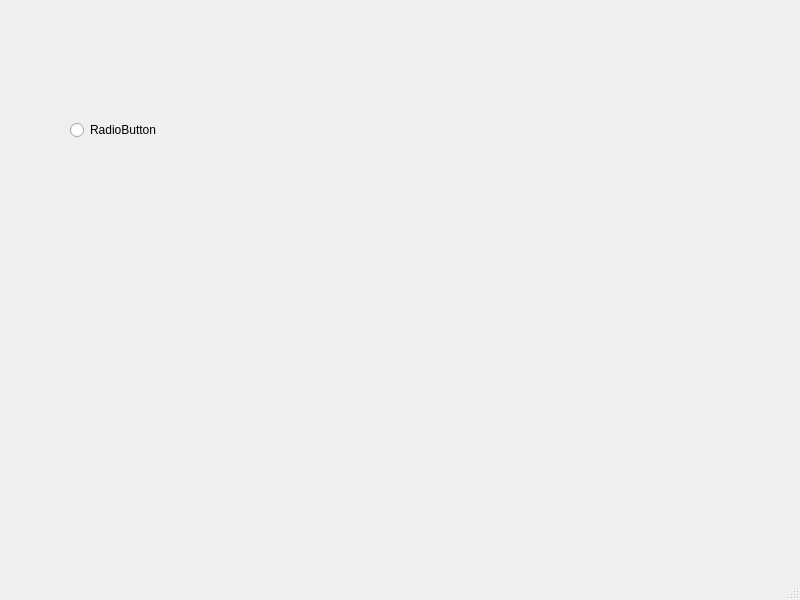
<?xml version="1.0" encoding="UTF-8"?>
<ui version="4.0">
 <class>MainWindow</class>
 <widget class="QMainWindow" name="MainWindow">
  <property name="geometry">
   <rect>
    <x>0</x>
    <y>0</y>
    <width>800</width>
    <height>600</height>
   </rect>
  </property>
  <property name="windowTitle">
   <string>MainWindow</string>
  </property>
  <widget class="QWidget" name="centralwidget">
   <widget class="QRadioButton" name="radioButton">
    <property name="geometry">
     <rect>
      <x>70</x>
      <y>120</y>
      <width>97</width>
      <height>20</height>
     </rect>
    </property>
    <property name="text">
     <string>RadioButton</string>
    </property>
   </widget>
  </widget>
  <widget class="QMenuBar" name="menubar">
   <property name="geometry">
    <rect>
     <x>0</x>
     <y>0</y>
     <width>800</width>
     <height>26</height>
    </rect>
   </property>
  </widget>
  <widget class="QStatusBar" name="statusbar"/>
 </widget>
 <resources/>
 <connections/>
</ui>
